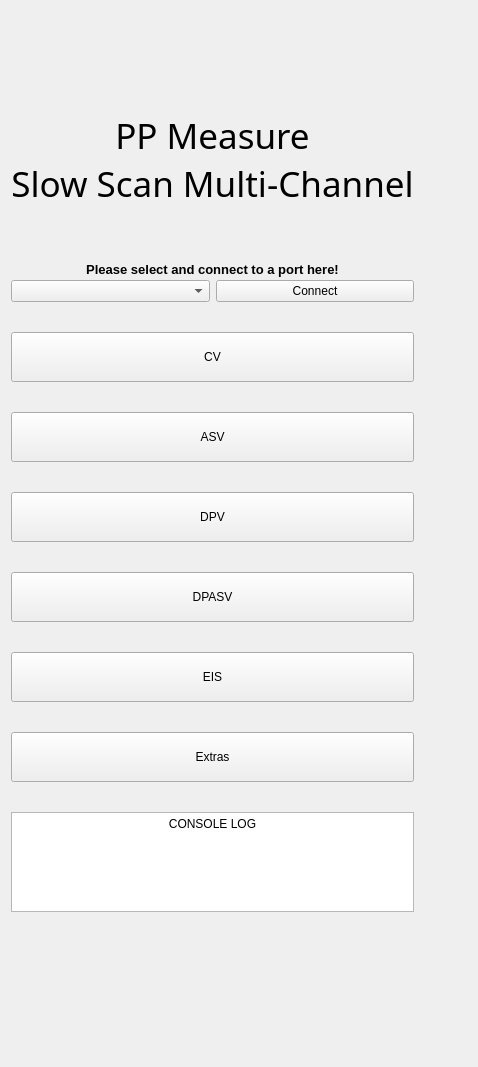
      <widget class="QWidget" name="main_page">
       <layout class="QGridLayout" name="gridLayout">
        <item row="3" column="5">
         <widget class="QLabel" name="label_9">
          <property name="text">
           <string/>
          </property>
         </widget>
        </item>
        <item row="2" column="2">
         <widget class="QLabel" name="title_label">
          <property name="font">
           <font>
            <family>Britannic Bold</family>
            <pointsize>26</pointsize>
            <bold>false</bold>
           </font>
          </property>
          <property name="text">
           <string>&lt;html&gt;&lt;head/&gt;&lt;body&gt;&lt;p align=&quot;center&quot;&gt;PP Measure&lt;br&gt;Slow Scan Multi-Channel&lt;br&gt;&lt;/p&gt;&lt;/body&gt;&lt;/html&gt;</string>
          </property>
         </widget>
        </item>
        <item row="3" column="0">
         <spacer name="main_left_spacer">
          <property name="orientation">
           <enum>Qt::Horizontal</enum>
          </property>
          <property name="sizeType">
           <enum>QSizePolicy::Expanding</enum>
          </property>
          <property name="sizeHint" stdset="0">
           <size>
            <width>0</width>
            <height>20</height>
           </size>
          </property>
         </spacer>
        </item>
        <item row="3" column="2">
         <layout class="QVBoxLayout" name="main_buttons">
          <property name="spacing">
           <number>30</number>
          </property>
          <property name="sizeConstraint">
           <enum>QLayout::SetDefaultConstraint</enum>
          </property>
          <property name="topMargin">
           <number>0</number>
          </property>
          <property name="bottomMargin">
           <number>0</number>
          </property>
          <item>
           <layout class="QGridLayout" name="main_connect_layout">
            <property name="horizontalSpacing">
             <number>6</number>
            </property>
            <property name="verticalSpacing">
             <number>3</number>
            </property>
            <item row="2" column="1">
             <widget class="QPushButton" name="main_connect_button">
              <property name="text">
               <string>Connect</string>
              </property>
             </widget>
            </item>
            <item row="2" column="0">
             <widget class="QComboBox" name="main_port_combo_box">
              <property name="layoutDirection">
               <enum>Qt::LeftToRight</enum>
              </property>
             </widget>
            </item>
            <item row="0" column="0" colspan="2">
             <widget class="QLabel" name="main_connect_label">
              <property name="text">
               <string>&lt;html&gt;&lt;head/&gt;&lt;body&gt;&lt;p align=&quot;center&quot;&gt;&lt;span style=&quot; font-size:10pt; font-weight:600;&quot;&gt;Please select and connect to a port here!&lt;/span&gt;&lt;/p&gt;&lt;/body&gt;&lt;/html&gt;</string>
              </property>
             </widget>
            </item>
           </layout>
          </item>
          <item>
           <widget class="QPushButton" name="main_to_cv_button">
            <property name="minimumSize">
             <size>
              <width>0</width>
              <height>50</height>
             </size>
            </property>
            <property name="text">
             <string>CV</string>
            </property>
           </widget>
          </item>
          <item>
           <widget class="QPushButton" name="main_to_asv_button">
            <property name="minimumSize">
             <size>
              <width>0</width>
              <height>50</height>
             </size>
            </property>
            <property name="text">
             <string>ASV</string>
            </property>
           </widget>
          </item>
          <item>
           <widget class="QPushButton" name="main_to_dpv_button">
            <property name="minimumSize">
             <size>
              <width>0</width>
              <height>50</height>
             </size>
            </property>
            <property name="text">
             <string>DPV</string>
            </property>
           </widget>
          </item>
          <item>
           <widget class="QPushButton" name="main_to_dpasv_button">
            <property name="minimumSize">
             <size>
              <width>0</width>
              <height>50</height>
             </size>
            </property>
            <property name="text">
             <string>DPASV</string>
            </property>
           </widget>
          </item>
          <item>
           <widget class="QPushButton" name="main_to_eis_button">
            <property name="minimumSize">
             <size>
              <width>0</width>
              <height>50</height>
             </size>
            </property>
            <property name="text">
             <string>EIS</string>
            </property>
           </widget>
          </item>
          <item>
           <widget class="QPushButton" name="main_to_extras_button">
            <property name="minimumSize">
             <size>
              <width>0</width>
              <height>50</height>
             </size>
            </property>
            <property name="text">
             <string>Extras</string>
            </property>
           </widget>
          </item>
          <item>
           <widget class="QTextEdit" name="main_screen_console_log">
            <property name="enabled">
             <bool>true</bool>
            </property>
            <property name="sizePolicy">
             <sizepolicy hsizetype="Minimum" vsizetype="Minimum">
              <horstretch>0</horstretch>
              <verstretch>0</verstretch>
             </sizepolicy>
            </property>
            <property name="maximumSize">
             <size>
              <width>16777215</width>
              <height>100</height>
             </size>
            </property>
            <property name="readOnly">
             <bool>true</bool>
            </property>
            <property name="html">
             <string>&lt;!DOCTYPE HTML PUBLIC &quot;-//W3C//DTD HTML 4.0//EN&quot; &quot;http://www.w3.org/TR/REC-html40/strict.dtd&quot;&gt;
&lt;html&gt;&lt;head&gt;&lt;meta name=&quot;qrichtext&quot; content=&quot;1&quot; /&gt;&lt;meta charset=&quot;utf-8&quot; /&gt;&lt;style type=&quot;text/css&quot;&gt;
p, li { white-space: pre-wrap; }
hr { height: 1px; border-width: 0; }
li.unchecked::marker { content: &quot;\2610&quot;; }
li.checked::marker { content: &quot;\2612&quot;; }
&lt;/style&gt;&lt;/head&gt;&lt;body style=&quot; font-family:'Segoe UI'; font-size:9pt; font-weight:400; font-style:normal;&quot;&gt;
&lt;p align=&quot;center&quot; style=&quot; margin-top:0px; margin-bottom:0px; margin-left:0px; margin-right:0px; -qt-block-indent:0; text-indent:0px;&quot;&gt;&lt;span style=&quot; font-family:'MS Shell Dlg 2';&quot;&gt;CONSOLE LOG&lt;/span&gt;&lt;/p&gt;&lt;/body&gt;&lt;/html&gt;</string>
            </property>
           </widget>
          </item>
          <item>
           <widget class="QLabel" name="label_10">
            <property name="text">
             <string/>
            </property>
            <property name="pixmap">
             <pixmap>icons/usa_190x52.gif</pixmap>
            </property>
            <property name="alignment">
             <set>Qt::AlignCenter</set>
            </property>
           </widget>
          </item>
         </layout>
        </item>
        <item row="3" column="4">
         <spacer name="horizontalSpacer">
          <property name="orientation">
           <enum>Qt::Horizontal</enum>
          </property>
          <property name="sizeHint" stdset="0">
           <size>
            <width>40</width>
            <height>20</height>
           </size>
          </property>
         </spacer>
        </item>
        <item row="1" column="2">
         <spacer name="main_upper_spacer">
          <property name="orientation">
           <enum>Qt::Vertical</enum>
          </property>
          <property name="sizeType">
           <enum>QSizePolicy::Expanding</enum>
          </property>
          <property name="sizeHint" stdset="0">
           <size>
            <width>20</width>
            <height>100</height>
           </size>
          </property>
         </spacer>
        </item>
        <item row="4" column="2">
         <spacer name="main_lower_spacer">
          <property name="orientation">
           <enum>Qt::Vertical</enum>
          </property>
          <property name="sizeType">
           <enum>QSizePolicy::Expanding</enum>
          </property>
          <property name="sizeHint" stdset="0">
           <size>
            <width>20</width>
            <height>100</height>
           </size>
          </property>
         </spacer>
        </item>
       </layout>
      </widget>
